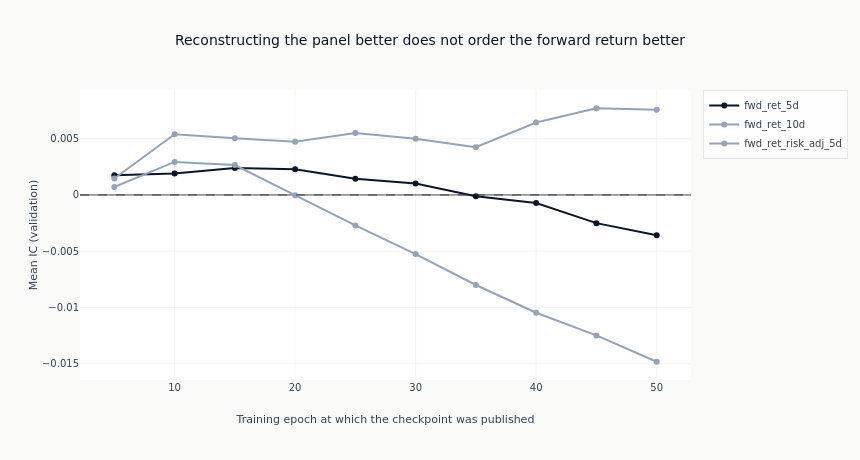

The code cell stored with this chart in its notebook:
### Markdown cell above
### What training longer does to the ranking

One line per label across the published schedule, on one axis. A reconstruction objective has no
reason to improve the IC as it improves, so this chart is where that expectation is either met or
not: a line that wanders without trend is a model whose fit and whose usefulness are unrelated,
which is a finding rather than a failure. The shared axis keeps the distance between labels
readable instead of each panel filling itself.

### Code cell
fig = go.Figure()
for index, label in enumerate(ordered_labels):
    rows = catalog.filter(pl.col("label") == label).sort("checkpoint_value")
    fig.add_trace(
        go.Scatter(
            x=rows.get_column("checkpoint_value").to_list(),
            y=rows.get_column("ic_mean").to_list(),
            mode="lines+markers",
            name=label,
            line=dict(color=COLORS["blue"] if label == primary else COLORS["recede"]),
            marker=dict(color=COLORS["blue"] if label == primary else COLORS["recede"]),
        )
    )
fig.add_hline(y=0, line_width=1, line_dash="dash", line_color=COLORS["neutral"])
fig.update_yaxes(title_text="Mean IC (validation)")
fig.update_xaxes(title_text="Training epoch at which the checkpoint was published")
fig.update_layout(
    title="Reconstructing the panel better does not order the forward return better",
    height=460,
    width=860,
    margin=dict(t=90),
)
# The direction of each line is a fact about the frame, so the alt text counts it rather than
# asserting a shape the next run may not reproduce.
spans = "; ".join(
    f"{row['label']} spans {row['lo']:+.4f} to {row['hi']:+.4f}"
    for row in catalog.group_by("label")
    .agg(lo=pl.col("ic_mean").min(), hi=pl.col("ic_mean").max())
    .sort("label")
    .iter_rows(named=True)
)
show_plotly_with_alt(
    fig,
    "Line chart of mean validation information coefficient against the training epoch at which "
    "each checkpoint was published, one line per label on one axis, the primary target in dark "
    f"navy and the two variants in light slate, with a dashed zero line. Counted from the frame: "
    f"{spans}.",
)

### Figure 1 — Plotly figure (JSON) as saved in the notebook; plotly's stock layout.template omitted (floating-point values rounded to 4 significant figures)
{"data": [{"line": {"color": "#0a1628"}, "marker": {"color": "#0a1628"}, "mode": "lines+markers", "name": "fwd_ret_5d", "type": "scatter", "x": [5, 10, 15, 20, 25, 30, 35, 40, 45, 50], "y": [0.00174, 0.001903, 0.002398, 0.002294, 0.001439, 0.001024, -0.0001175, -0.0007101, -0.002507, -0.00359]}, {"line": {"color": "#94a3b8"}, "marker": {"color": "#94a3b8"}, "mode": "lines+markers", "name": "fwd_ret_10d", "type": "scatter", "x": [5, 10, 15, 20, 25, 30, 35, 40, 45, 50], "y": [0.0007093, 0.002935, 0.002655, -2.103e-05, -0.002708, -0.005255, -0.008008, -0.01048, -0.01249, -0.01483]}, {"line": {"color": "#94a3b8"}, "marker": {"color": "#94a3b8"}, "mode": "lines+markers", "name": "fwd_ret_risk_adj_5d", "type": "scatter", "x": [5, 10, 15, 20, 25, 30, 35, 40, 45, 50], "y": [0.00146, 0.005394, 0.005047, 0.00473, 0.005515, 0.004991, 0.004245, 0.006441, 0.007709, 0.007585]}], "layout": {"height": 460, "margin": {"t": 90}, "shapes": [{"line": {"color": "#334155", "dash": "dash", "width": 1}, "type": "line", "x0": 0, "x1": 1, "xref": "x domain", "y0": 0, "y1": 0, "yref": "y"}], "title": {"text": "Reconstructing the panel better does not order the forward return better"}, "width": 860, "xaxis": {"title": {"text": "Training epoch at which the checkpoint was published"}}, "yaxis": {"title": {"text": "Mean IC (validation)"}}}}
